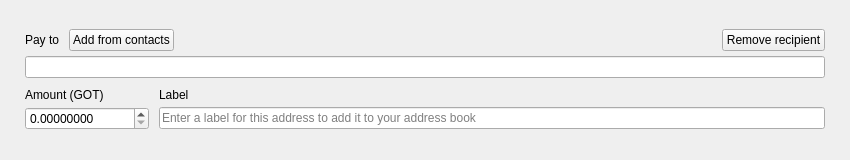
<?xml version="1.0" encoding="UTF-8"?>
<ui version="4.0">
 <class>TransferFrame</class>
 <widget class="QFrame" name="TransferFrame">
  <property name="geometry">
   <rect>
    <x>0</x>
    <y>0</y>
    <width>850</width>
    <height>160</height>
   </rect>
  </property>
  <property name="sizePolicy">
   <sizepolicy hsizetype="Preferred" vsizetype="Preferred">
    <horstretch>0</horstretch>
    <verstretch>150</verstretch>
   </sizepolicy>
  </property>
  <property name="minimumSize">
   <size>
    <width>0</width>
    <height>160</height>
   </size>
  </property>
  <property name="maximumSize">
   <size>
    <width>16777215</width>
    <height>160</height>
   </size>
  </property>
  <property name="windowTitle">
   <string>Frame</string>
  </property>
  <property name="styleSheet">
   <string notr="true"/>
  </property>
  <property name="frameShape">
   <enum>QFrame::NoFrame</enum>
  </property>
  <property name="frameShadow">
   <enum>QFrame::Plain</enum>
  </property>
  <layout class="QVBoxLayout" name="verticalLayout">
   <property name="spacing">
    <number>10</number>
   </property>
   <property name="leftMargin">
    <number>25</number>
   </property>
   <property name="rightMargin">
    <number>25</number>
   </property>
   <item>
    <spacer name="verticalSpacer_2">
     <property name="orientation">
      <enum>Qt::Vertical</enum>
     </property>
     <property name="sizeHint" stdset="0">
      <size>
       <width>20</width>
       <height>40</height>
      </size>
     </property>
    </spacer>
   </item>
   <item>
    <layout class="QGridLayout" name="gridLayout">
     <property name="verticalSpacing">
      <number>5</number>
     </property>
     <item row="0" column="0">
      <widget class="QLabel" name="m_payToTextLabel">
       <property name="sizePolicy">
        <sizepolicy hsizetype="Minimum" vsizetype="Minimum">
         <horstretch>0</horstretch>
         <verstretch>0</verstretch>
        </sizepolicy>
       </property>
       <property name="text">
        <string>Pay to</string>
       </property>
       <property name="alignment">
        <set>Qt::AlignLeading|Qt::AlignLeft|Qt::AlignVCenter</set>
       </property>
       <property name="margin">
        <number>0</number>
       </property>
       <property name="indent">
        <number>0</number>
       </property>
      </widget>
     </item>
     <item row="0" column="1">
      <widget class="QPushButton" name="m_addressBookButton">
       <property name="sizePolicy">
        <sizepolicy hsizetype="Preferred" vsizetype="Minimum">
         <horstretch>0</horstretch>
         <verstretch>0</verstretch>
        </sizepolicy>
       </property>
       <property name="cursor">
        <cursorShape>PointingHandCursor</cursorShape>
       </property>
       <property name="focusPolicy">
        <enum>Qt::StrongFocus</enum>
       </property>
       <property name="layoutDirection">
        <enum>Qt::LeftToRight</enum>
       </property>
       <property name="text">
        <string>Add from contacts</string>
       </property>
       <property name="flat">
        <bool>false</bool>
       </property>
      </widget>
     </item>
     <item row="0" column="2">
      <spacer name="horizontalSpacer">
       <property name="orientation">
        <enum>Qt::Horizontal</enum>
       </property>
       <property name="sizeHint" stdset="0">
        <size>
         <width>318</width>
         <height>10</height>
        </size>
       </property>
      </spacer>
     </item>
     <item row="0" column="3" alignment="Qt::AlignBottom">
      <widget class="QPushButton" name="m_removeButton">
       <property name="sizePolicy">
        <sizepolicy hsizetype="Preferred" vsizetype="Minimum">
         <horstretch>0</horstretch>
         <verstretch>0</verstretch>
        </sizepolicy>
       </property>
       <property name="cursor">
        <cursorShape>PointingHandCursor</cursorShape>
       </property>
       <property name="focusPolicy">
        <enum>Qt::StrongFocus</enum>
       </property>
       <property name="text">
        <string>Remove recipient</string>
       </property>
       <property name="flat">
        <bool>false</bool>
       </property>
      </widget>
     </item>
     <item row="1" column="0" colspan="4">
      <widget class="QLineEdit" name="m_sendAddressEdit">
       <property name="styleSheet">
        <string notr="true">[errorState=&quot;true&quot;] {
  border-color: #ef3131;
}</string>
       </property>
      </widget>
     </item>
    </layout>
   </item>
   <item>
    <layout class="QGridLayout" name="gridLayout_2">
     <property name="verticalSpacing">
      <number>5</number>
     </property>
     <item row="0" column="0">
      <widget class="QLabel" name="m_amountTextLabel">
       <property name="text">
        <string>Amount (GOT)</string>
       </property>
       <property name="alignment">
        <set>Qt::AlignBottom|Qt::AlignLeading|Qt::AlignLeft</set>
       </property>
       <property name="indent">
        <number>0</number>
       </property>
      </widget>
     </item>
     <item row="0" column="1">
      <widget class="QLabel" name="m_labelTextLabel">
       <property name="text">
        <string>Label</string>
       </property>
       <property name="alignment">
        <set>Qt::AlignBottom|Qt::AlignLeading|Qt::AlignLeft</set>
       </property>
       <property name="indent">
        <number>0</number>
       </property>
      </widget>
     </item>
     <item row="1" column="0">
      <widget class="QDoubleSpinBox" name="m_sendAmountSpin">
       <property name="focusPolicy">
        <enum>Qt::StrongFocus</enum>
       </property>
       <property name="layoutDirection">
        <enum>Qt::LeftToRight</enum>
       </property>
       <property name="styleSheet">
        <string notr="true">[errorState=&quot;true&quot;] {
  border-color: #ef3131;
}</string>
       </property>
       <property name="buttonSymbols">
        <enum>QAbstractSpinBox::UpDownArrows</enum>
       </property>
       <property name="suffix">
        <string notr="true"/>
       </property>
       <property name="decimals">
        <number>8</number>
       </property>
       <property name="maximum">
        <double>10000000000.000000000000000</double>
       </property>
      </widget>
     </item>
     <item row="1" column="1">
      <widget class="QLineEdit" name="m_sendLabelEdit">
       <property name="styleSheet">
        <string notr="true">[errorState=&quot;true&quot;] {
  border-color: #ef3131;
}</string>
       </property>
       <property name="placeholderText">
        <string>Enter a label for this address to add it to your address book</string>
       </property>
      </widget>
     </item>
    </layout>
   </item>
   <item>
    <spacer name="verticalSpacer">
     <property name="orientation">
      <enum>Qt::Vertical</enum>
     </property>
     <property name="sizeHint" stdset="0">
      <size>
       <width>20</width>
       <height>40</height>
      </size>
     </property>
    </spacer>
   </item>
  </layout>
 </widget>
 <tabstops>
  <tabstop>m_addressBookButton</tabstop>
  <tabstop>m_removeButton</tabstop>
  <tabstop>m_sendAddressEdit</tabstop>
  <tabstop>m_sendAmountSpin</tabstop>
  <tabstop>m_sendLabelEdit</tabstop>
 </tabstops>
 <resources/>
 <connections>
  <connection>
   <sender>m_removeButton</sender>
   <signal>clicked()</signal>
   <receiver>TransferFrame</receiver>
   <slot>deleteLater()</slot>
   <hints>
    <hint type="sourcelabel">
     <x>797</x>
     <y>41</y>
    </hint>
    <hint type="destinationlabel">
     <x>445</x>
     <y>79</y>
    </hint>
   </hints>
  </connection>
  <connection>
   <sender>m_addressBookButton</sender>
   <signal>clicked()</signal>
   <receiver>TransferFrame</receiver>
   <slot>addressBookClicked()</slot>
   <hints>
    <hint type="sourcelabel">
     <x>136</x>
     <y>41</y>
    </hint>
    <hint type="destinationlabel">
     <x>445</x>
     <y>79</y>
    </hint>
   </hints>
  </connection>
  <connection>
   <sender>m_sendAddressEdit</sender>
   <signal>textChanged(QString)</signal>
   <receiver>TransferFrame</receiver>
   <slot>labelOrAddressChanged(QString)</slot>
   <hints>
    <hint type="sourcelabel">
     <x>445</x>
     <y>56</y>
    </hint>
    <hint type="destinationlabel">
     <x>445</x>
     <y>79</y>
    </hint>
   </hints>
  </connection>
  <connection>
   <sender>m_sendLabelEdit</sender>
   <signal>textChanged(QString)</signal>
   <receiver>TransferFrame</receiver>
   <slot>labelOrAddressChanged(QString)</slot>
   <hints>
    <hint type="sourcelabel">
     <x>582</x>
     <y>128</y>
    </hint>
    <hint type="destinationlabel">
     <x>445</x>
     <y>79</y>
    </hint>
   </hints>
  </connection>
  <connection>
   <sender>m_sendAmountSpin</sender>
   <signal>valueChanged(QString)</signal>
   <receiver>TransferFrame</receiver>
   <slot>amountStringChanged(QString)</slot>
   <hints>
    <hint type="sourcelabel">
     <x>124</x>
     <y>124</y>
    </hint>
    <hint type="destinationlabel">
     <x>453</x>
     <y>79</y>
    </hint>
   </hints>
  </connection>
  <connection>
   <sender>m_sendAddressEdit</sender>
   <signal>textChanged(QString)</signal>
   <receiver>TransferFrame</receiver>
   <slot>addressChanged(QString)</slot>
   <hints>
    <hint type="sourcelabel">
     <x>453</x>
     <y>69</y>
    </hint>
    <hint type="destinationlabel">
     <x>453</x>
     <y>79</y>
    </hint>
   </hints>
  </connection>
  <connection>
   <sender>m_sendAmountSpin</sender>
   <signal>valueChanged(double)</signal>
   <receiver>TransferFrame</receiver>
   <slot>validateAmount(double)</slot>
   <hints>
    <hint type="sourcelabel">
     <x>104</x>
     <y>125</y>
    </hint>
    <hint type="destinationlabel">
     <x>424</x>
     <y>79</y>
    </hint>
   </hints>
  </connection>
 </connections>
 <slots>
  <slot>addressBookClicked()</slot>
  <slot>pasteClicked()</slot>
  <slot>labelOrAddressChanged(QString)</slot>
  <slot>addressChanged(QString)</slot>
  <slot>amountStringChanged(QString)</slot>
  <slot>validateAmount(double)</slot>
 </slots>
</ui>
